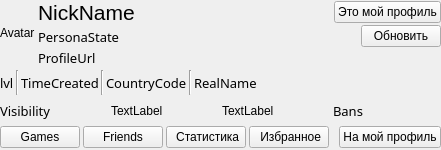
<?xml version="1.0" encoding="UTF-8"?>
<ui version="4.0">
 <class>FormProfile</class>
 <widget class="QWidget" name="FormProfile">
  <property name="geometry">
   <rect>
    <x>0</x>
    <y>0</y>
    <width>441</width>
    <height>150</height>
   </rect>
  </property>
  <property name="windowTitle">
   <string>Form</string>
  </property>
  <layout class="QVBoxLayout" name="verticalLayout">
   <property name="spacing">
    <number>3</number>
   </property>
   <property name="leftMargin">
    <number>0</number>
   </property>
   <property name="topMargin">
    <number>0</number>
   </property>
   <property name="rightMargin">
    <number>0</number>
   </property>
   <property name="bottomMargin">
    <number>0</number>
   </property>
   <item>
    <layout class="QHBoxLayout" name="horizontalLayout_8">
     <item>
      <widget class="QLabel" name="LabelAvatar">
       <property name="maximumSize">
        <size>
         <width>64</width>
         <height>64</height>
        </size>
       </property>
       <property name="text">
        <string notr="true">Avatar</string>
       </property>
      </widget>
     </item>
     <item>
      <layout class="QVBoxLayout" name="verticalLayout_2">
       <property name="spacing">
        <number>0</number>
       </property>
       <item>
        <layout class="QHBoxLayout" name="horizontalLayout_7">
         <item>
          <widget class="QLabel" name="LabelNick">
           <property name="font">
            <font>
             <family>MS Shell Dlg 2</family>
             <pointsize>16</pointsize>
            </font>
           </property>
           <property name="text">
            <string notr="true">NickName</string>
           </property>
          </widget>
         </item>
         <item>
          <spacer name="horizontalSpacer">
           <property name="orientation">
            <enum>Qt::Horizontal</enum>
           </property>
           <property name="sizeHint" stdset="0">
            <size>
             <width>40</width>
             <height>20</height>
            </size>
           </property>
          </spacer>
         </item>
         <item>
          <widget class="QPushButton" name="ButtonSetProfile">
           <property name="text">
            <string>Это мой профиль</string>
           </property>
          </widget>
         </item>
        </layout>
       </item>
       <item>
        <layout class="QHBoxLayout" name="horizontalLayout_6">
         <item>
          <widget class="QLabel" name="LabelPersonaState">
           <property name="maximumSize">
            <size>
             <width>16777215</width>
             <height>16</height>
            </size>
           </property>
           <property name="font">
            <font>
             <family>Ebrima</family>
             <pointsize>10</pointsize>
            </font>
           </property>
           <property name="text">
            <string notr="true">PersonaState</string>
           </property>
           <property name="alignment">
            <set>Qt::AlignLeading|Qt::AlignLeft|Qt::AlignTop</set>
           </property>
           <property name="wordWrap">
            <bool>true</bool>
           </property>
          </widget>
         </item>
         <item>
          <spacer name="horizontalSpacer_6">
           <property name="orientation">
            <enum>Qt::Horizontal</enum>
           </property>
           <property name="sizeHint" stdset="0">
            <size>
             <width>108</width>
             <height>20</height>
            </size>
           </property>
          </spacer>
         </item>
         <item>
          <widget class="QPushButton" name="ButtonUpdate">
           <property name="text">
            <string>Обновить</string>
           </property>
          </widget>
         </item>
        </layout>
       </item>
       <item>
        <layout class="QHBoxLayout" name="horizontalLayout_5">
         <item>
          <widget class="QLabel" name="LabelProfileUrl">
           <property name="maximumSize">
            <size>
             <width>16777215</width>
             <height>16</height>
            </size>
           </property>
           <property name="font">
            <font>
             <family>Ebrima</family>
             <pointsize>10</pointsize>
            </font>
           </property>
           <property name="text">
            <string notr="true">ProfileUrl</string>
           </property>
           <property name="openExternalLinks">
            <bool>true</bool>
           </property>
           <property name="textInteractionFlags">
            <set>Qt::TextBrowserInteraction</set>
           </property>
          </widget>
         </item>
         <item>
          <spacer name="horizontalSpacer_3">
           <property name="orientation">
            <enum>Qt::Horizontal</enum>
           </property>
           <property name="sizeHint" stdset="0">
            <size>
             <width>40</width>
             <height>20</height>
            </size>
           </property>
          </spacer>
         </item>
        </layout>
       </item>
      </layout>
     </item>
    </layout>
   </item>
   <item>
    <layout class="QHBoxLayout" name="horizontalLayout_2">
     <property name="spacing">
      <number>2</number>
     </property>
     <item>
      <widget class="QLabel" name="Labellvl">
       <property name="font">
        <font>
         <family>Ebrima</family>
         <pointsize>10</pointsize>
        </font>
       </property>
       <property name="text">
        <string notr="true">lvl</string>
       </property>
      </widget>
     </item>
     <item>
      <widget class="Line" name="line">
       <property name="orientation">
        <enum>Qt::Vertical</enum>
       </property>
      </widget>
     </item>
     <item>
      <widget class="QLabel" name="LabelTimeCreated">
       <property name="font">
        <font>
         <family>Ebrima</family>
         <pointsize>10</pointsize>
        </font>
       </property>
       <property name="text">
        <string notr="true">TimeCreated</string>
       </property>
      </widget>
     </item>
     <item>
      <widget class="Line" name="line_2">
       <property name="orientation">
        <enum>Qt::Vertical</enum>
       </property>
      </widget>
     </item>
     <item>
      <widget class="QLabel" name="LabelLocCountryCode">
       <property name="font">
        <font>
         <family>Ebrima</family>
         <pointsize>10</pointsize>
        </font>
       </property>
       <property name="text">
        <string notr="true">CountryCode</string>
       </property>
      </widget>
     </item>
     <item>
      <widget class="Line" name="line_3">
       <property name="orientation">
        <enum>Qt::Vertical</enum>
       </property>
      </widget>
     </item>
     <item>
      <widget class="QLabel" name="LabelRealName">
       <property name="font">
        <font>
         <family>Ebrima</family>
         <pointsize>10</pointsize>
        </font>
       </property>
       <property name="text">
        <string notr="true">RealName</string>
       </property>
      </widget>
     </item>
     <item>
      <spacer name="horizontalSpacer_5">
       <property name="orientation">
        <enum>Qt::Horizontal</enum>
       </property>
       <property name="sizeHint" stdset="0">
        <size>
         <width>40</width>
         <height>20</height>
        </size>
       </property>
      </spacer>
     </item>
    </layout>
   </item>
   <item>
    <layout class="QHBoxLayout" name="horizontalLayout_3">
     <item>
      <widget class="QLabel" name="LabelProfileVisibility">
       <property name="font">
        <font>
         <family>Ebrima</family>
         <pointsize>10</pointsize>
        </font>
       </property>
       <property name="text">
        <string>Visibility</string>
       </property>
      </widget>
     </item>
     <item>
      <widget class="QLabel" name="label">
       <property name="text">
        <string>TextLabel</string>
       </property>
      </widget>
     </item>
     <item>
      <widget class="QLabel" name="label_2">
       <property name="text">
        <string>TextLabel</string>
       </property>
      </widget>
     </item>
     <item>
      <widget class="QLabel" name="LabelBans">
       <property name="font">
        <font>
         <family>Ebrima</family>
         <pointsize>10</pointsize>
        </font>
       </property>
       <property name="text">
        <string notr="true">Bans</string>
       </property>
      </widget>
     </item>
    </layout>
   </item>
   <item>
    <layout class="QHBoxLayout" name="horizontalLayout">
     <property name="bottomMargin">
      <number>2</number>
     </property>
     <item>
      <widget class="QPushButton" name="ButtonGames">
       <property name="enabled">
        <bool>true</bool>
       </property>
       <property name="styleSheet">
        <string notr="true"/>
       </property>
       <property name="text">
        <string notr="true">Games</string>
       </property>
      </widget>
     </item>
     <item>
      <widget class="QPushButton" name="ButtonFriends">
       <property name="text">
        <string notr="true">Friends</string>
       </property>
      </widget>
     </item>
     <item>
      <widget class="QPushButton" name="ButtonStatistics">
       <property name="text">
        <string> Статистика</string>
       </property>
      </widget>
     </item>
     <item>
      <widget class="QPushButton" name="ButtonFavorites">
       <property name="text">
        <string> Избранное</string>
       </property>
      </widget>
     </item>
     <item>
      <spacer name="horizontalSpacer_4">
       <property name="orientation">
        <enum>Qt::Horizontal</enum>
       </property>
       <property name="sizeHint" stdset="0">
        <size>
         <width>40</width>
         <height>10</height>
        </size>
       </property>
      </spacer>
     </item>
     <item>
      <widget class="QPushButton" name="ButtonGoToMyProfile">
       <property name="text">
        <string>На мой профиль</string>
       </property>
      </widget>
     </item>
    </layout>
   </item>
  </layout>
 </widget>
 <resources/>
 <connections/>
</ui>
